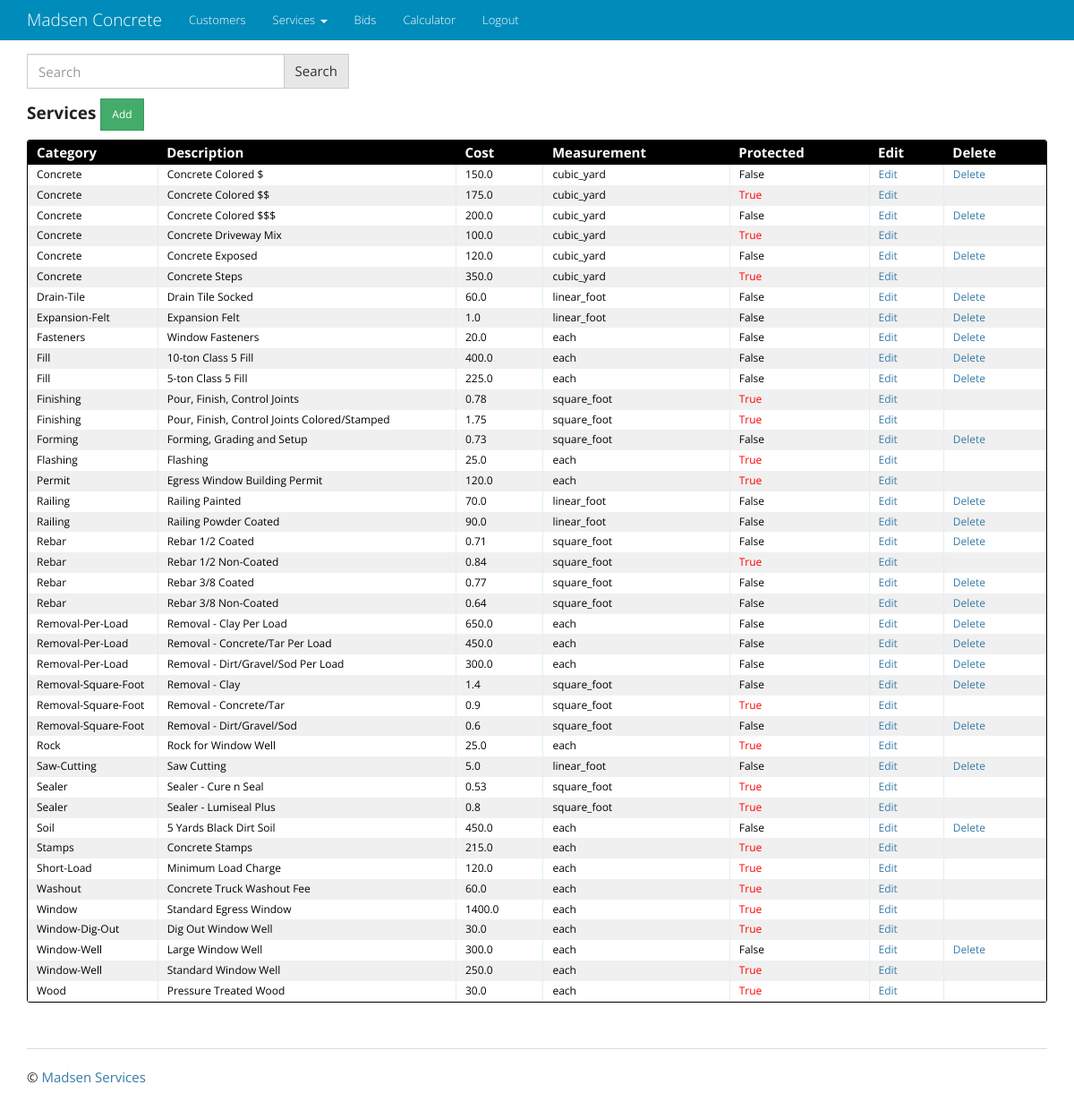
/service/ (signed in), run on an earlier commit of the app's database.
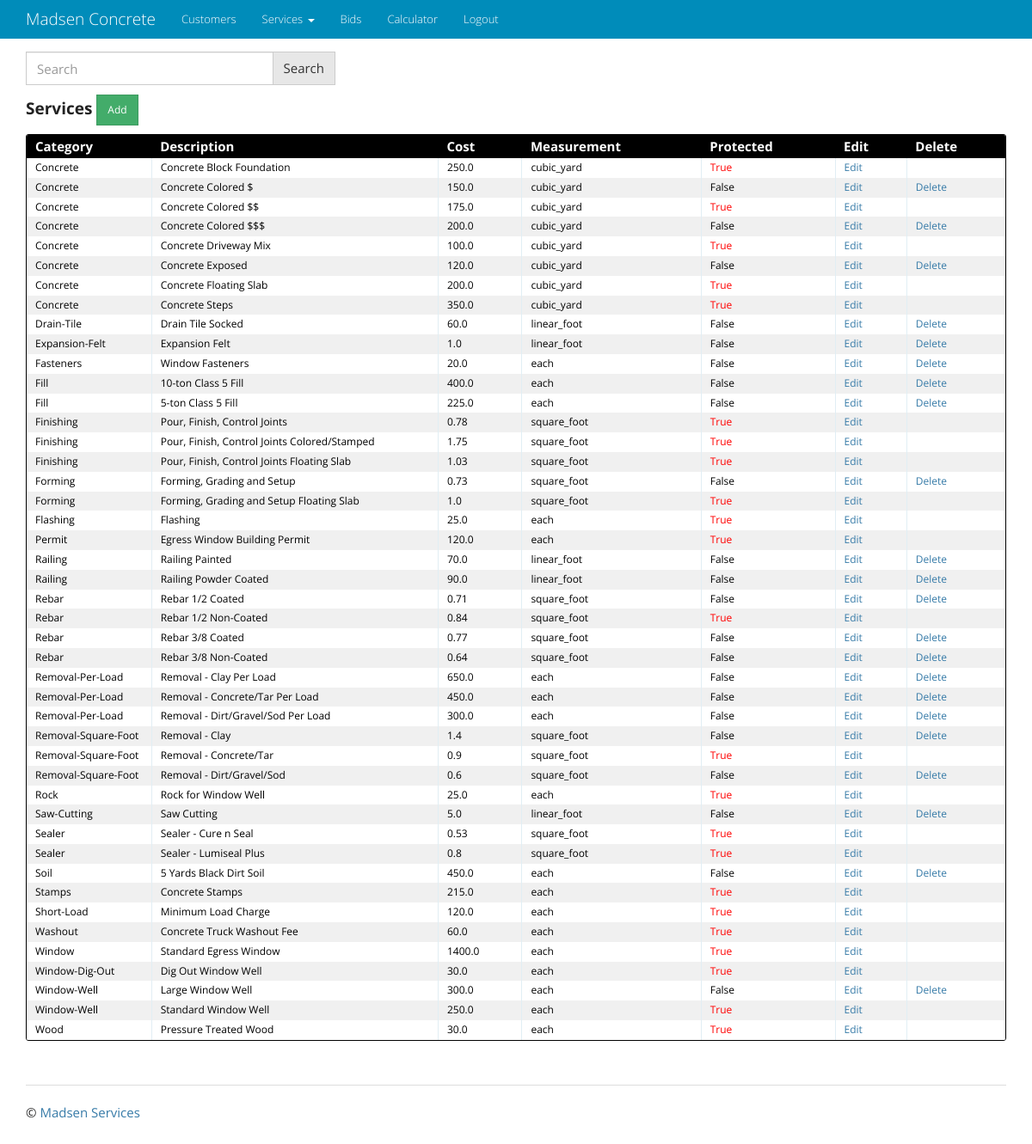
And on a later commit of the database.
### service/models.py (models this page shows, shortened)
class Service(models.Model):
    description = models.CharField(max_length=200, unique=True)
    cost = models.FloatField()
    category = models.ForeignKey('category.Category', on_delete=models.CASCADE, null=True)
    measurement = models.CharField(max_length=30)
    protected = models.BooleanField(default=False)
    class Meta:
        ordering = ['description']

### category/models.py (models this page shows, shortened)
class Category(models.Model):
    name = models.CharField(max_length=20)
    protected = models.BooleanField(default=False)
    class Meta:
        ordering = ['name']
    class Meta:
        verbose_name_plural = 'Categories'

### service/views.py (the view)
class ServiceList(LoginRequiredMixin, ListView):
    model = Service
    def get_queryset(self):
        queryset_list = Service.objects.order_by('category', 'description')
        query = self.request.GET.get('q')
        if query:
            queryset_list = queryset_list.filter(
                Q(category__name__icontains=query) |
                Q(description__icontains=query)
               ).distinct()
        return queryset_list

### templates/service/service_list.html
{% extends "base.html" %}
{% block content %}
{% include 'q_search_form.html' %}
<div class="entries">
  <h4><strong>Services </strong><a href="{% url 'service_app:service_create' %}"
                                    class="btn btn-sm btn-success" role="button">Add</a></h4>
  <div class="datagrid">
    <table>
      <thead>
        <tr>
          <th width="10px"><strong>Category</strong></th>
          <th width="200px"><strong>Description</strong></th>
          <th width="50px"><strong>Cost</strong></th>
          <th width="50px"><strong>Measurement</strong></th>
          <th width="50px"><strong>Protected</strong></th>
          <th width="50px"><strong>Edit</strong></th>
            <th width="50px"><strong>Delete</strong></th>
        </tr>
      </thead>
      {% for service in object_list %}
        <tr style="{% cycle 'background: white' 'background: #F0F0F0' %}">
            <td>{{ service.category.name }}</td>
            <td>{{ service.description }}</td>
            <td>{{ service.cost }}</td>
            <td>{{ service.measurement }}</td>
            {% if service.protected %}<td style="color:red">{% else %}<td>{% endif %}{{ service.protected }}</td>
            <td><a href="{% url 'service_app:service_update' pk=service.pk %}">Edit</a></td>
            <td>{% if not service.protected %}<a href="{% url 'service_app:service_delete' pk=service.pk %}">Delete</a>{% endif %}</td>
        </tr>
      {% endfor %}
    </table>
  </div>
</div>
{% endblock content %}

### templates/base.html (shortened to what this page needs)
<!DOCTYPE html>
<html lang="en">
  <head>
    {% load staticfiles %}
    <link rel="stylesheet" type="text/css" href="{% static 'css/bootstrap.min.css' %}" />
    <link rel="stylesheet" type="text/css" href="{% static 'css/main.css' %}" />
    <link rel="stylesheet" type="text/css" href="{% static 'css/jquery-ui.css' %}" />
    <link rel="stylesheet" type="text/css" href="{% static 'css/jquery-ui-timepicker-addon.css' %}" />
  </head>
  <body>
    <div class="navbar navbar-inverse navbar-fixed-top" role="navigation">
      <div class="container">
        <div class="navbar-header">
          <a class="navbar-brand" href="/overview">Madsen Concrete</a>
        </div>
        {% if request.user.is_authenticated %}
        <div class="collapse navbar-collapse">
          <ul class="nav navbar-nav">
            <li><a href="/customer">Customers</a></li>
              <li class="dropdown">
                <a class="dropdown-toggle" data-toggle="dropdown" href="#">Services
                <span class="caret"></span></a>
              <li><a href="/bid">Bids</a></li>
              <li><a href="/calculator">Calculator</a></li>
              <li><a href="/account/logout">Logout</a></li>
          </ul>
        </div>
        {% endif %}
      </div>
    </div>
    <div class="container">
      <div class="content">
        {% block content %}
        {% endblock %}
      </div>
      <div class="footer">
        <hr>
        <p>&copy; <a target="_blank" href="http://www.madsenservices.com">Madsen Services</a></p>
      </div>
    </div>
  </body>
</html>

### templates/q_search_form.html (shortened to what this page needs)
<form method="GET" action="" class="row">
    <div class="col-sm-4">
        <div class="input-group">
            <input class='form-control' type="text" name="q" placeholder="Search" value="{{ request.GET.q }}"/>
            <span class="input-group-btn">
                <button class="btn btn-default" type="submit">Search </button>
            </span>
        </div>
    </div>
</form>

### static/css/main.css (style rules this page uses)
body { padding: 60px 0; background: #ffffff; }
a, h1, h2 { color: #377BA8; }
.entries { list-style: none; margin: 0; padding: 0; }
.datagrid table { border-collapse: collapse; text-align: left; width: 100%; }
.datagrid { background: #fff; overflow: hidden; border: 1px solid #000000; border-radius: 3px; }
.datagrid table td, .datagrid table th { padding: 3px 10px; }
.datagrid table thead th { background-color:#000000; color:#FFFFFF; font-size: 15px; font-weight: bold; }
.datagrid table thead th:first-child { border: none; }
.datagrid table tbody td { color: #000000; border-left: 1px solid #E1EEF4; font-size: 12px; font-weight: normal; }
.datagrid table tbody td:first-child { border-left: none; }
.datagrid table tbody tr:last-child td { border-bottom: none; }
.footer { padding-top: 30px; }

What changed in the data, as far as the page shows it:
added Service: category.name "Concrete", description "Concrete Block Foundation", cost "250.0", measurement "cubic_yard", protected "True"
added Service: category.name "Concrete", description "Concrete Floating Slab", cost "200.0", measurement "cubic_yard", protected "True"
added Service: category.name "Finishing", description "Pour, Finish, Control Joints Floating Slab", cost "1.03", measurement "square_foot", protected "True"
added Service: category.name "Forming", description "Forming, Grading and Setup Floating Slab", cost "1.0", measurement "square_foot", protected "True"
